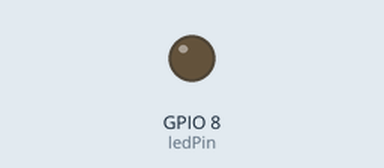
Recording of a sketch running on a simulated ESP32-C3. Shown: output pins drawn as LEDs (lit = HIGH). Dashed ring = blinking. Nothing arrives over Bluetooth unless stated; what the sketch prints to the serial monitor is not drawn. At 0.4 s the program puts the board to deep sleep or switches it off; the recording ends there.

Above: at 0.05 s.
At 0.22 s:
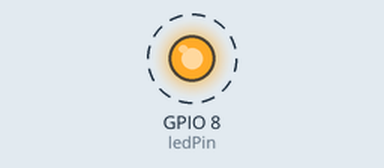
Timing chart, 0 to 0.5 s (numbered marks = the images above):
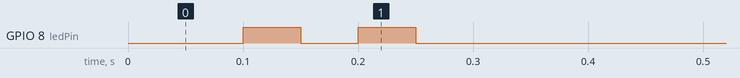

Measured:
- by itself, GPIO 8 (ledPin): alternates HIGH for 0.05 s and LOW for 0.05 s

The sketch:

key_broadcast.ino
```cpp
/*
 * 项目二：钥匙扣（超低功耗广播版）
 * 功能：每隔一段时间广播一次，其余时间深度睡眠
 * 硬件：ESP32-C3 + 纽扣电池
 */

#include <ArduinoBLE.h>
#include <esp_sleep.h>

// ========== 钥匙扣配置 ==========
#define KEYFOB_ID "001"
const char* KEYFOB_NAME = "KEYFOB_" KEYFOB_ID;

// 功耗优化参数
const unsigned long SLEEP_INTERVAL_SEC = 8;   // 睡眠间隔（秒）
const unsigned long BROADCAST_DURATION_MS = 100; // 广播持续时间（毫秒）

const int ledPin = 8;
unsigned long broadcastCount = 0;

// ========== 执行单次广播 ==========
void doOneBroadcast() {
  // 初始化 BLE
  if (!BLE.begin()) {
    Serial.println("BLE 初始化失败");
    return;
  }

  // 设置设备名称
  BLE.setLocalName(KEYFOB_NAME);

  // 开始广播
  BLE.advertise();

  Serial.print("广播名称: ");
  Serial.println(KEYFOB_NAME);

  // 广播一段时间
  delay(BROADCAST_DURATION_MS);

  // 注意：不要调用 BLE.end()，直接进入睡眠
  // 外设会在深度睡眠时自动断电
}

// ========== 进入深度睡眠 ==========
void goToDeepSleep() {
  // 短暂延迟确保所有操作完成
  delay(10);

  // 设置定时器唤醒
  esp_sleep_enable_timer_wakeup(SLEEP_INTERVAL_SEC * 1000000ULL);

  // 进入深度睡眠
  esp_deep_sleep_start();
}

// ========== 主程序 ==========
void setup() {
  Serial.begin(115200);
  delay(100);

  // LED 指示
  pinMode(ledPin, OUTPUT);
  for (int i = 0; i < 2; i++) {
    digitalWrite(ledPin, HIGH);
    delay(50);
    digitalWrite(ledPin, LOW);
    delay(50);
  }

  Serial.println("=== 钥匙扣启动 ===");
  Serial.print("广播间隔: ");
  Serial.print(SLEEP_INTERVAL_SEC);
  Serial.println(" 秒");

  // 执行广播
  doOneBroadcast();

  broadcastCount++;
  Serial.print("广播 #");
  Serial.print(broadcastCount);
  Serial.print(" 完成，睡眠 ");
  Serial.print(SLEEP_INTERVAL_SEC);
  Serial.println(" 秒");

  // 进入深度睡眠
  goToDeepSleep();
}

void loop() {
  // 不会执行到这里
}
```
